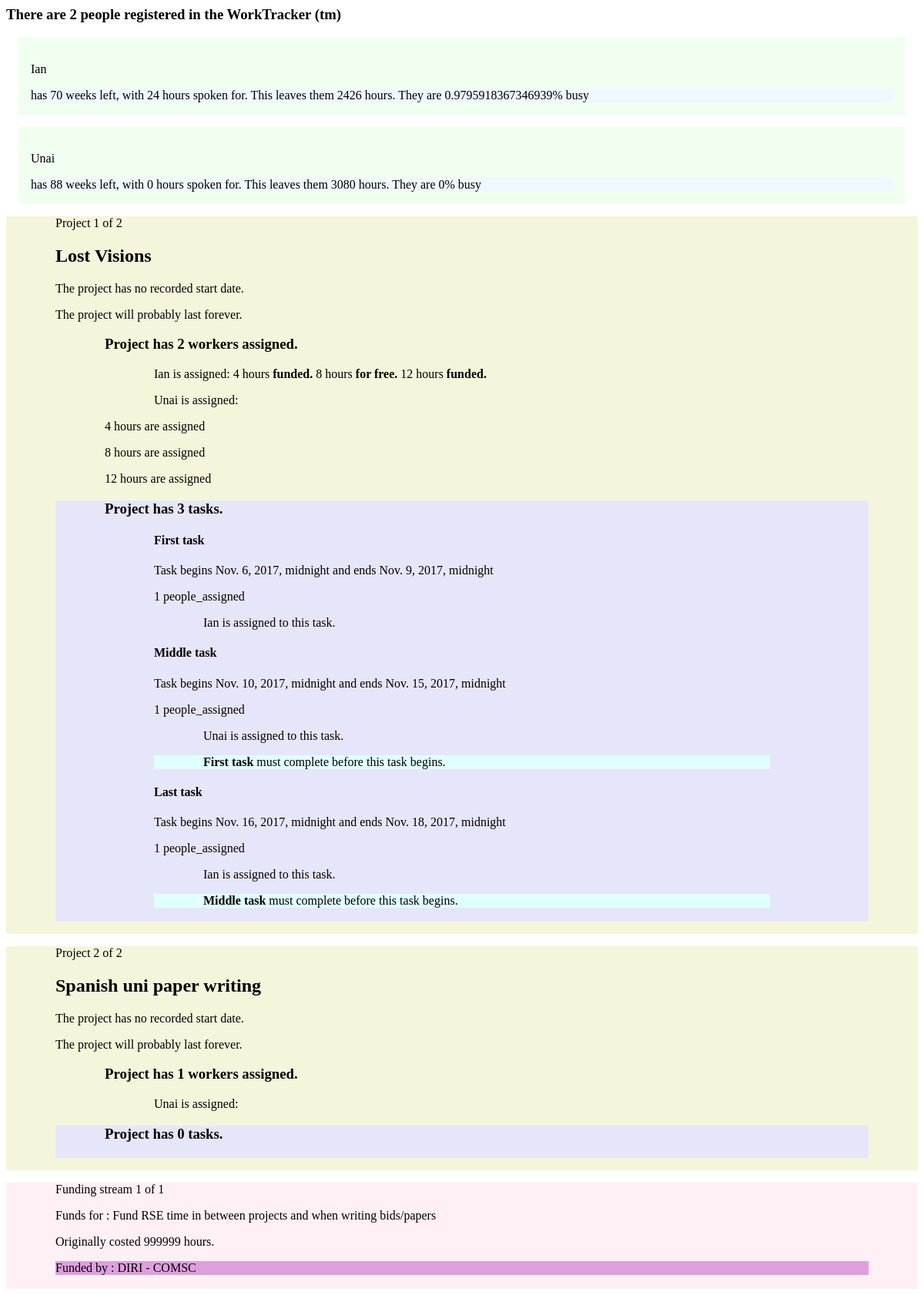
Page /explain on the committed database.
### tracker/models.py (models this page shows, shortened)
class Person(models.Model):
    name = models.CharField(max_length=200)
    available_start_date = models.DateTimeField('employment_start_date')
    available_end_date = models.DateTimeField('employment_end_date')
    projects = models.ManyToManyField(Project)
    hours_per_week = models.IntegerField(default=35)

class Project(models.Model):
    name = models.CharField(max_length=200)
    principal_investigator = models.ForeignKey('Person', on_delete=models.CASCADE, null=True)
    start_date = models.DateTimeField('start date', null=True)
    end_date = models.DateTimeField('end date', null=True)
    objectives = models.TextField(default="")

class ProjectTimeAssignment(models.Model):
    person = models.ForeignKey(Person, on_delete=models.CASCADE)
    project = models.ForeignKey(Project, on_delete=models.CASCADE)
    hours = models.IntegerField()
    financed = models.BooleanField(default=False)

class Task(models.Model):
    name = models.CharField(max_length=200)
    description = models.TextField(default="")
    people_assigned = models.ManyToManyField(Person, 'assigned_to')
    start_date = models.DateTimeField('start date')
    end_date = models.DateTimeField('end date')
    project = models.ForeignKey(Project, on_delete=models.CASCADE)
    preceding_tasks = models.ManyToManyField('Task', related_name='preceding')
    subsequent_tasks = models.ManyToManyField('Task', related_name='subsequent')
    fund = models.ForeignKey(Fund, on_delete=models.CASCADE)

class Fund(models.Model):
    costed_hours = models.IntegerField()
    description_of_intent = models.TextField()
    cash = models.IntegerField(null=True)
    funding_body = models.ForeignKey(FundingBody, on_delete=models.CASCADE)

class FundingBody(models.Model):
    name = models.TextField()
    department = models.TextField()
    account_number = models.IntegerField(null=True)

### tracker/views.py (the view)
# urls.py: path('explain', views.explain, name='explain'),
def explain(request):
    return render(request, 'explain.html',
                  {
                      'projects': models.Project.objects.all(),
                      'people': models.Person.objects.all(),
                      'funds': models.Fund.objects.all(),
                  }
                  )

### templates/explain.html (shortened to what this page needs)
<h3>There are {{ people|length }} people registered in the WorkTracker (tm)</h3>
{% for person in people %}
    <div class="person_details_outer" id="person_details_{{ person.id }}">
        <p>{{ person.name }}</p>
        <div class="person_details_inner" id="person_details_calc_{{ person.id }}">
        </div>
    </div>
{% endfor %}
{% for p in projects %}
    <div class="project_outline">
        <p>Project {{ forloop.counter }} of {{ projects|length }}</p>
        <h2>{{ p.name }}</h2>
        <p>
            {% if p.start_date %}
                The project started at {{ p.start_date }}.
            {% else %}
                The project has no recorded start date.
            {% endif %}
        </p>
        <p>
            {% if p.end_date %}
                The project is due to finish at {{ p.end_date }}.
            {% else %}
                The project will probably last forever.
            {% endif %}
        </p>
        <div class="project_persons">
            <h3>Project has {{ p.person_set.all|length }} workers assigned.</h3>
            <div class="project_person">
                {% for person in p.person_set.all %}
                    <p>{{ person.name }} is assigned:
                    {% for project_person_time in p.projecttimeassignment_set.all %}
                        {% if project_person_time.person == person %}
                            {{ project_person_time.hours }} hours
                            {% if project_person_time.financed %}
                                <strong>funded.</strong>
                            {% else %}
                                <strong>for free.</strong>
                            {% endif %}
                        {% endif %}
                    {% endfor %}
                {% endfor %}
                </p>
            </div>
            <div class="project_person_time">
                {% for project_person_time in p.projecttimeassignment_set.all %}
                    <p>{{ project_person_time.hours }} hours are assigned</p>
                {% endfor %}
            </div>
        </div>
        <div class="project_tasks">
            <h3>Project has {{ p.task_set.all|length }} tasks.</h3>
            <div class="project_task">
                {% for task in p.task_set.all %}
                    <h4>{{ task.name }}</h4>
                    <p>Task begins {{ task.start_date }} and ends {{ task.end_date }}</p>
                    <p>{{ task.people_assigned.all|length }} people_assigned</p>
                    {% for taskpeople in task.people_assigned.all %}
                        <div class="task_people">
                            <p>{{ taskpeople.name }} is assigned to this task.</p>
                        </div>
                    {% endfor %}
                    {% for preceding_task in task.preceding_tasks.all %}
                        <div class="task_preceding_tasks">
                            <p><strong>{{ preceding_task.name }}</strong> must complete before this task begins.</p>
                        </div>
                    {% endfor %}
                {% endfor %}
            </div>
        </div>
    </div>
{% endfor %}
<div class="funds">
    {% for f in funds %}
        <div class="fund">
            <p>Funding stream {{ forloop.counter }} of {{ funds|length }}</p>
            <p>Funds for : {{ f.description_of_intent }}</p>
            <p>Originally costed {{ f.costed_hours }} hours.</p>
            <div class="funding_body">
                <p>Funded by : {{ f.funding_body.name }} - {{ f.funding_body.department }}</p>
            </div>
        </div>
    {% endfor %}
</div>

### templates/explain.html (style rules this page uses)
.person_details_outer { background-color: honeydew; padding: 1em; margin: 1em; }
.person_details_inner { background-color: aliceblue; }
.project_outline { background-color: beige; padding-left: 4em; padding-right: 4em; padding-bottom: 1em; }
.project_persons { padding-left: 4em; }
.project_person { padding-left: 4em; }
.project_tasks { background-color: lavender; padding-left: 4em; padding-right: 4em; padding-bottom: 0.1em; }
.project_task { padding-left: 4em; padding-right: 4em; }
.task_people { padding-left: 4em; }
.task_preceding_tasks { background-color: lightcyan; padding-left: 4em; }
.funds { background-color: lavenderblush; padding-bottom: 0.1em; }
.fund { padding-left: 4em; padding-right: 4em; }
.funding_body { background-color: plum; }

### rows in the picture
Person: name "Ian"
Person: name "Unai"
Project: projects "2", name "Lost Visions", shows "The project has no recorded start date.", shows "The project will probably last forever.", person_set.all|length "2", task_set.all|length "3"
ProjectTimeAssignment: hours "4", financed "funded."
ProjectTimeAssignment: hours "8", financed "for free."
ProjectTimeAssignment: hours "12", financed "funded."
Task: name "First task", start_date "Nov. 6, 2017, midnight", end_date "Nov. 9, 2017, midnight", people_assigned.all|length "1"
Task: name "Middle task", start_date "Nov. 10, 2017, midnight", end_date "Nov. 15, 2017, midnight", people_assigned.all|length "1"
Task: name "Last task", start_date "Nov. 16, 2017, midnight", end_date "Nov. 18, 2017, midnight", people_assigned.all|length "1"
Project: projects "2", name "Spanish uni paper writing", shows "The project has no recorded start date.", shows "The project will probably last forever.", person_set.all|length "1", task_set.all|length "0"
Fund: funds "1", description_of_intent "Fund RSE time in between projects and when writing bids/papers", costed_hours "999999", funding_body.name "DIRI", funding_body.department "COMSC"

### other values in the picture
{{ people|length }} "2"
